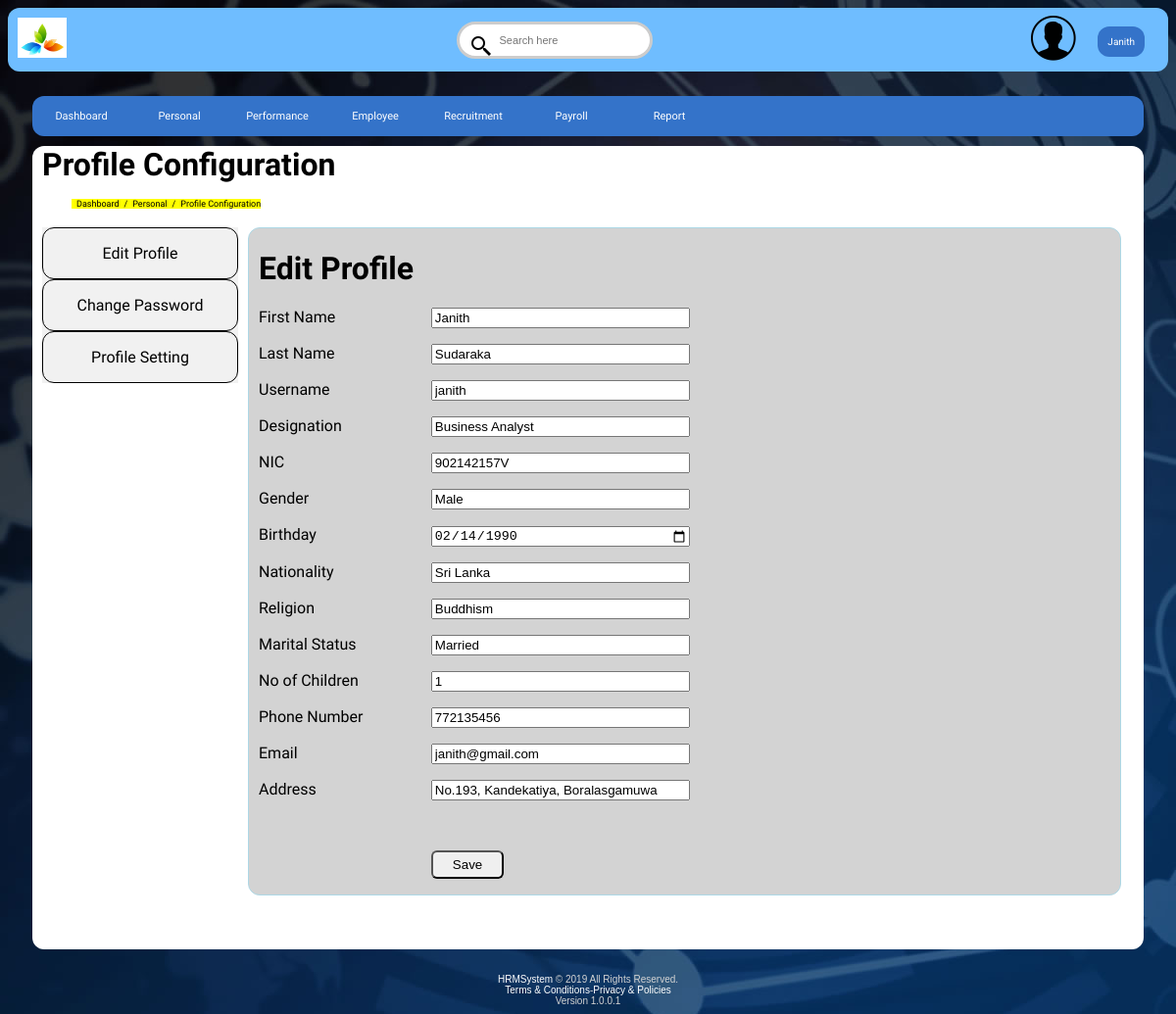
Page /profileconfig.php (signed in) on the committed database.
### tables this page shows
CREATE TABLE `user` (
  `id` int(10) NOT NULL,
  `fname` varchar(100) NOT NULL,
  `lname` varchar(100) NOT NULL,
  `nic` varchar(20) NOT NULL,
  `nationality` varchar(50) NOT NULL,
  `religion` varchar(50) NOT NULL,
  `mstatus` varchar(50) NOT NULL,
  `gender` varchar(20) NOT NULL,
  `phone` int(15) NOT NULL,
  `email` varchar(100) NOT NULL,
  `username` varchar(100) NOT NULL,
  `birthday` date NOT NULL,
  `address` varchar(100) NOT NULL,
  `designation` varchar(100) NOT NULL,
  `joindate` date NOT NULL,
  `password` varchar(100) NOT NULL,
  `nofchildren` int(5) NOT NULL,
  `lastlogin` datetime NOT NULL,
  `is_deleted` tinyint(1) NOT NULL
);

### profileconfig.php (the view, shortened to what this page needs)
<?php include_once 'utils/config.php'; ?>
<?php
  if (isset($_GET['uid'])) {
    $uid = mysqli_real_escape_string($conn,$_GET['uid']);
    $query = "SELECT * FROM user WHERE id='{$uid}' LIMIT 1";
    $result_set = $conn->query($query);
    if ($result_set) {
      if ($result_set->num_rows == 1) {
        $result = $result_set->fetch_assoc();
        $fname       = $result["fname"];
        $lname       = $result["lname"];
        $designation = $result["designation"];
        $nic         = $result["nic"];
        $nationality = $result["nationality"];
        $religion    = $result["religion"];
        $mstatus     = $result["mstatus"];
        $gender      = $result["gender"];
        $phone       = $result["phone"];
        $email       = $result["email"];
        $birthday    = $result["birthday"];
        $address     = $result["address"];
        $nofchildren = $result["nofchildren"];
        $username    = $result["username"];
      }
      else {
        header ('Location: dashboard.php?err=user_not_found');
      }
    }
    else {
      header ('Location: dashboard.php?err=query_faild');
    }
  }
?>
<!DOCTYPE html>
<html>
  <head>
    <link rel="stylesheet" type="text/css" href="css/profileconfig.css">
  </head>
  <body>
  <div class="header">
    <table>
          <tr>
            <td width="5%"><img src="image/logo.jpg" class="mainlogo"></td>
            <td width="70%">
              <center>
              <div class="searchbox">
                <form>
                  <input type="search" placeholder="Search here">
                </form>
              </div>
            </center>
            </td>
            <td width="5%"><img src="image/user.png" class="userlogo"></td>
            <td width="5%">
              <div class="profileimg">
                <a class="pidropbtn a" href="#"><?php echo $_SESSION['f_name']; ?></a>
              </div>
            </td>
          </tr>
        </table>
  </div>
    <div class="div1">
      <div class="div2">
        <ul id="mainNav">
          <li><a href="dashboard.php">Dashboard</a></li>
          <li class="dropdown">
            <a href="javascript:void(0)" class="dropbtn">Personal</a>
          </li>
          <li class="dropdown">
            <a href="performance.php" class="dropbtn">Performance</a>
          </li>
          <li class="dropdown">
            <a href="javascript:void(0)" class="dropbtn">Employee</a>
          </li>
          <li class="dropdown">
            <a href="javascript:void(0)" class="dropbtn">Recruitment</a>
          </li>
          <li class="dropdown">
            <a href="javascript:void(0)" class="dropbtn">Payroll</a>
          </li>
          <li class="dropdown">
            <a href="javascript:void(0)" class="dropbtn">Report</a>
          </li>
        </ul>
    </div>
    <div class="div3">
      <H1 class="pageTitle">Profile Configuration</H1>
      <div id="pageNav">
        <ul>
          <li>Dashboard</li>
          <li> / </li>
          <li>Personal</li>
          <li> / </li>
          <li>Profile Configuration</li>
        </ul>
      </div>
      <br>
      <div id="sidemenu">
        <div class="menu1">
          <ul>
            <li><a href="profileconfig.php">Edit Profile</a></li>
            <li><a href="profileconfig2.php">Change Password</a></li>
            <li><a href="profileconfig3.php">Profile Setting</a></li>
          </ul>
        </div>
        <div class="menu2">
          <H1>Edit Profile</h1>
            <form action="profileconfig.php" method="post" class="form">
              <p>
                <label for="">First Name</label>
                <input type="text" name="fname" value="<?php echo $fname ?>">
              </p>
              <p>
                <label for="">Last Name</label>
                <input type="text" name="lname" value="<?php echo $lname ?>">
              </p>
              <p>
                <label for="">Username</label>
                <input type="text" name="username" value="<?php echo $username ?>">
              </p>
              <p>
                <label for="">Designation</label>
                <input type="text" name="designation" value="<?php echo $designation ?>">
              </p>
              <p>
                <label for="">NIC</label>
                <input type="text" name="nic" value="<?php echo $nic ?>">
              </p>
              <p>
                <label for="">Gender</label>
                <input type="text" name="gender" value="<?php echo $gender ?>">
              </p>
              <p>
                <label for="">Birthday</label>
                <input type="date" name="birthday" value="<?php echo $birthday ?>">
              </p>
              <p>
                <label for="">Nationality</label>
                <input type="text" name="nationality" value="<?php echo $nationality ?>">
              </p>
              <p>
                <label for="">Religion</label>
                <input type="text" name="religion" value="<?php echo $religion ?>">
              </p>
              <p>
                <label for="">Marital Status</label>
                <input type="text" name="mstatus" value="<?php echo $mstatus ?>">
              </p>
              <p>
                <label for="">No of Children</label>
                <input type="number" name="nofchildren" value="<?php echo $nofchildren ?>">
              </p>
              <p>
                <label for="">Phone Number</label>
                <input type="number" name="phone" value="<?php echo $phone ?>">
              </p>
              <p>
                <label for="">Email</label>
                <input type="email" name="email" value="<?php echo $email ?>">
              </p>
              <p>
                <label for="">Address</label>
                <input type="text" name="address" value="<?php echo $address ?>">
              </p>
              <br>
              <p>
                <label for="">&nbsp;</label>
                <button type="submit" name="submit" value="Save Data">Save</button>
              </p>
            </form>
        </div>
      </div>
  </div>
  </div>
  </body>
  <footer>
    <a href="dashboard.php">HRMSystem</a> &copy; 2019 All Rights Reserved.<br/><a href="dterms.php">Terms & Conditions</a>-<a href="dprivacy.php">Privacy & Policies</a><br/>Version 1.0.0.1
  </footer>
  </html>

### css/profileconfig.css (style rules this page uses)
* { box-sizing: border-box; }
body { background-image:url('../image/img2.jpg'); background-repeat:repeat; font-family: Tahoma, Geneva, sans-serif; }
.header { font-family: 'Roboto', sans-serif; border-radius: 12px; margin-bottom: 5px; padding: 2px; background-color: #6fbdff; }
.searchbox { width: auto; }
input[type=search] { width: 200px; box-sizing: border-box; border: 3px solid #ccc; border-radius: 50px; font-size: 11px; background-color:none; background-image: url('../image/searchicon.png'); background-position: 10px 10px; background-repeat: no-repeat; padding: 10px 20px 10px 40px; -webkit-transition: width 0.4s ease-in-out; transition: width 0.4s ease-in-out; }
.profileimg { position: relative; display: inline-block; }
.pidropbtn { background-color: #3473c9; text-decoration: none; color: white; border-radius: 12px; padding: 10px; width: 100px; font-size: 10px; border: none; cursor: pointer; }
.div1 { font-family: 'Varela', sans-serif; margin:25px; width:auto; min-height: 600px; min-width: 503px; }
.div2 { border-radius: 12px; min-width: 503px; }
.mainlogo { width: 50px; margin: 5px; }
.userlogo { width: 50px; }
#mainNav { list-style-type: none; border-radius: 12px; font-size: 11px; margin: 0; padding: 0; overflow: hidden; background-color: #3473c9; }
#mainNav li { float: left; }
li a, .dropbtn { display: inline-block; color: white; text-align: center; min-width: 100px; padding: 14px 16px; text-decoration: none; }
li.dropdown { display: inline-block; }
footer { font-size: 10px; color: lightgray; text-align: center; }
footer a { text-decoration: none; color: white; }
.pageTitle { margin: 10px; }
#pageNav ul { list-style-type: none; }
#pageNav ul li { background-color: yellow; font-size: 9px; width:auto; color: black; float: left; padding-left: 5px; }
.div3 { margin-top: 5px; border-radius: 12px; min-height: 820px; max-height: 1500px; background-color: white; }
#sidemenu { margin: 10px; }
#sidemenu div { float: left; }
#sidemenu div ul { list-style-type: none; margin: 0; padding: 0; width: 200px; height: auto; background-color: #f1f1f1; }
#sidemenu div ul li a { border: 1px solid black; display: block; color: black; padding: 16px; text-decoration: none; border-radius: 12px; }
.menu1 { border-radius: 12px; height: auto; width: 200px; }
.menu2 { background-color: lightgray; height: auto; width: 80%; border-radius: 12px; border: 1px solid lightblue; margin-left: 10px; padding-left: 10px; min-width: 600px; }
form.form label { width: 20%; float: left; }
form.form input { width: 30%; }
button { padding: 5px 20px 5px 20px; border-radius: 6px; }

### rows in the picture
user: fname "Janith", lname "Sudaraka", username "janith", designation "Business Analyst", nic "902142157V", gender "Male", birthday "02/14/1990", nationality "Sri Lanka", religion "Buddhism", mstatus "Married", nofchildren "1", phone "772135456", email "janith@gmail.com", address "No.193, Kandekatiya, Boralasgamuwa"

### other values in the picture
$_SESSION['f_name'] "Janith"
